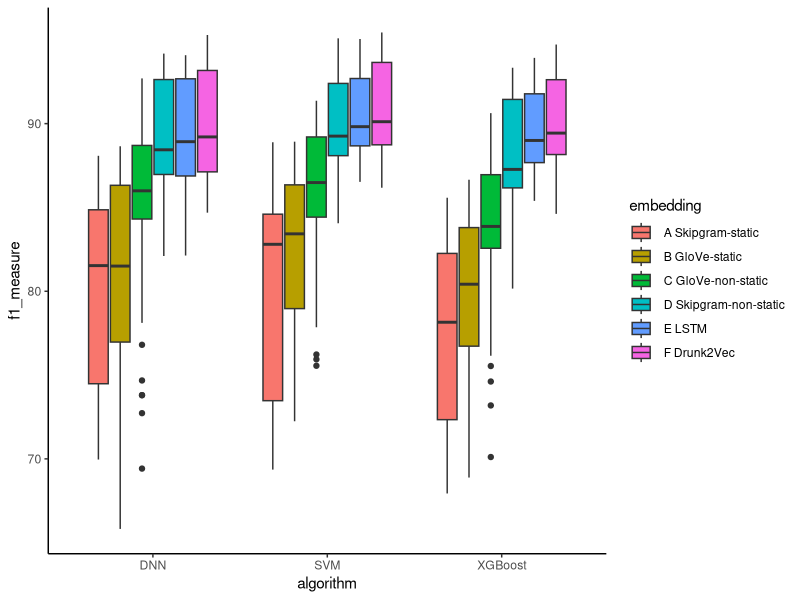

This figure's R source:
# library

#https://www.r-graph-gallery.com/boxplot.html

library(ggplot2)
data <- read.csv(file="boxplot/nossosexpsv6.csv", header=TRUE, sep=",")

# grouped boxplot
ggplot(data, aes(x=algorithm, y=f1_measure, fill=embedding)) + theme_bw() +    geom_boxplot() + theme(panel.border = element_blank(), panel.grid.major = element_blank(), panel.grid.minor = element_blank(), axis.line = element_line(colour = "black"))

data$embedding

